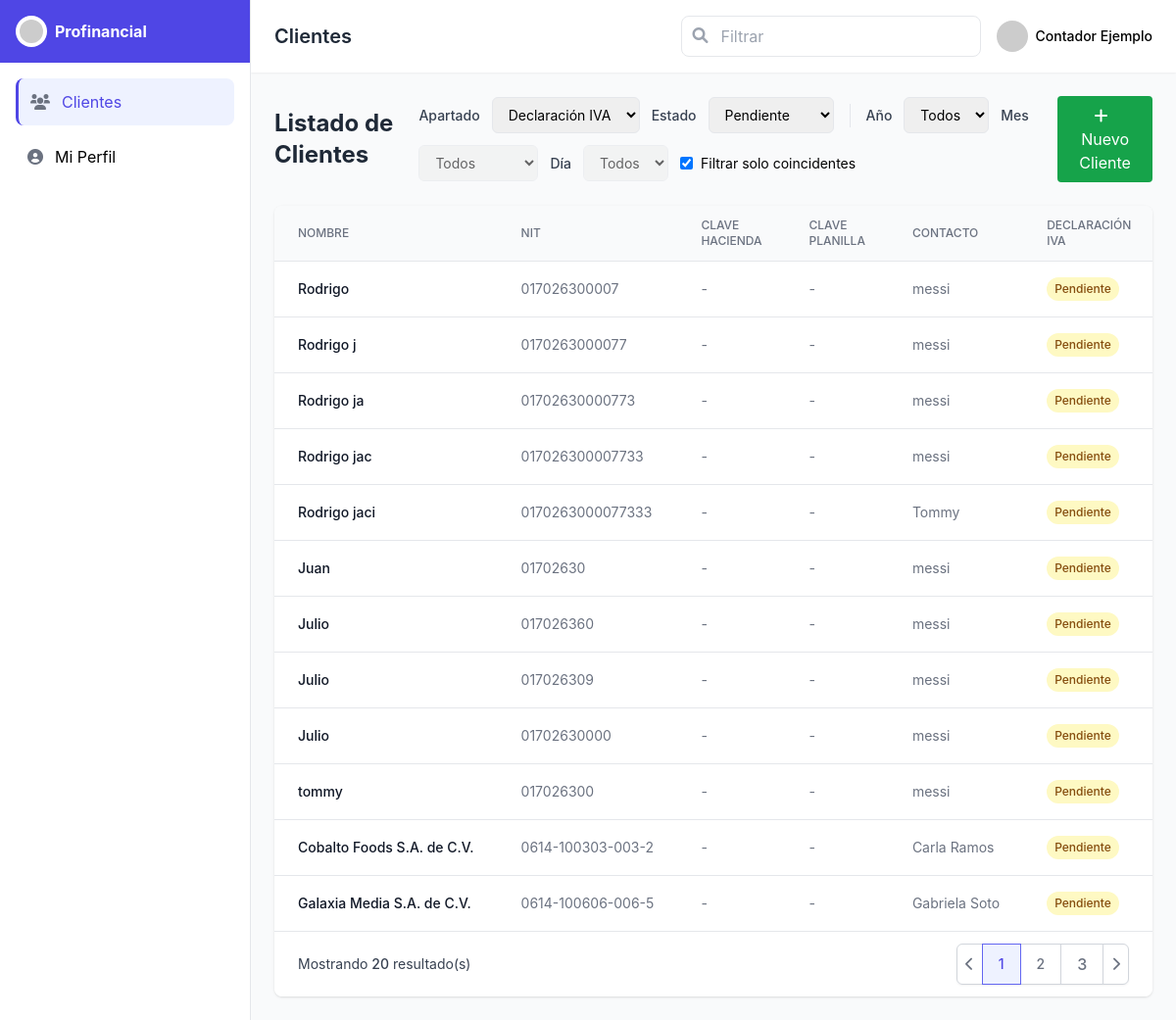
The page /cliente/PHP/clientes_listado.php (signed in) on the database its author committed.
### tables this page shows
CREATE TABLE IF NOT EXISTS `clientes` (
  `id` bigint NOT NULL AUTO_INCREMENT,
  `nombre` varchar(160) NOT NULL,
  `nit` varchar(32) DEFAULT NULL,
  `nrc` varchar(32) DEFAULT NULL,
  `contacto` varchar(120) DEFAULT NULL,
  `telefono` varchar(40) DEFAULT NULL,
  `email` varchar(160) DEFAULT NULL,
  `clave_hacienda` varchar(64) DEFAULT NULL,
  `clave_planilla` varchar(64) DEFAULT NULL,
  `contador` varchar(120) DEFAULT NULL,
  `direccion` varchar(255) DEFAULT NULL,
  `activo` tinyint(1) NOT NULL DEFAULT '1',
  `creado_en` timestamp NOT NULL DEFAULT CURRENT_TIMESTAMP,
  `actualizado_en` timestamp NULL DEFAULT NULL ON UPDATE CURRENT_TIMESTAMP,
  `declaracion_iva` enum('documento pendiente','pendiente de procesar','en proceso','presentada','pagada') DEFAULT 'documento pendiente',
  `declaracion_pa` enum('documento pendiente','pendiente de procesar','en proceso','presentada','pagada') DEFAULT 'documento pendiente',
  `declaracion_planilla` enum('documento pendiente','pendiente de procesar','en proceso','presentada','pagada') DEFAULT 'documento pendiente',
  `declaracion_contabilidad` enum('documento pendiente','pendiente de procesar','en proceso','presentada') DEFAULT 'pendiente de procesar',
  PRIMARY KEY (`id`),
  UNIQUE KEY `uk_clientes_ident` (`nit`,`nrc`),
  KEY `idx_clientes_nombre` (`nombre`),
  KEY `idx_declaracion_iva` (`declaracion_iva`),
  KEY `idx_declaracion_pa` (`declaracion_pa`),
  KEY `idx_declaracion_planilla` (`declaracion_planilla`),
  KEY `idx_declaracion_contabilidad` (`declaracion_contabilidad`)
);

### cliente/PHP/clientes_listado.php (the view, shortened to what this page needs)
<?php
$DB_HOST='localhost';
$DB_NAME='profinancial_crm';
$DB_USER='root';
$DB_PASS='';
function h($s){ return htmlspecialchars((string)$s, ENT_QUOTES, 'UTF-8'); }
try {
  $pdo = new PDO("mysql:host=$DB_HOST;dbname=$DB_NAME;charset=utf8mb4",
                 $DB_USER,$DB_PASS,[PDO::ATTR_ERRMODE=>PDO::ERRMODE_EXCEPTION]);
  $sql = "
    SELECT
      c.id AS cliente_id, c.nombre AS cliente_nombre, c.nit, c.contacto, c.telefono, c.email,
      u.nombre AS contador,
      per.anio, per.mes,
      MAX(CASE WHEN tf.codigo='IVA'
        THEN CASE WHEN p.pagado=1 THEN 'pagada'
                  WHEN p.presentado=1 THEN 'presentada'
                  ELSE 'pendiente' END END) AS iva,
      MAX(CASE WHEN tf.codigo='PA'
        THEN CASE WHEN (p.presentado=1 OR p.pagado=1) THEN 'realizado'
                  ELSE 'pendiente' END END) AS pa,
      MAX(CASE WHEN tf.codigo='PLANILLA'
        THEN CASE WHEN p.pagado=1 THEN 'pagada'
                  ELSE 'pendiente' END END) AS planilla,
      MAX(CASE WHEN tf.codigo='CONTAB'
        THEN CASE WHEN (p.presentado=1 OR p.pagado=1) THEN 'realizado'
                  ELSE 'pendiente' END END) AS conta,
      MAX(CASE WHEN ch.servicio='HACIENDA' THEN ch.usuario_servicio END) AS clave_hacienda,
      MAX(CASE WHEN cp.servicio='PLANILLA' THEN cp.usuario_servicio END) AS clave_planilla
    FROM clientes c
    LEFT JOIN asignaciones_cliente ac
           ON ac.cliente_id=c.id AND ac.hasta IS NULL AND ac.rol_en_cliente='RESPONSABLE'
    LEFT JOIN usuarios u ON u.id=ac.usuario_id
    LEFT JOIN periodos per ON per.cliente_id=c.id
    LEFT JOIN presentaciones p ON p.periodo_id=per.id
    LEFT JOIN tipos_formulario tf ON tf.id=p.tipo_formulario_id
    LEFT JOIN credenciales_cliente ch ON ch.cliente_id=c.id AND ch.servicio='HACIENDA'
    LEFT JOIN credenciales_cliente cp ON cp.cliente_id=c.id AND cp.servicio='PLANILLA'
    /* Si quieres limitar a los últimos 12 meses, cambia el WHERE */
    WHERE 1=1
    GROUP BY c.id, c.nombre, c.nit, c.contacto, c.telefono, c.email, u.nombre, per.anio, per.mes
    ORDER BY per.anio DESC, per.mes DESC, c.nombre ASC
  ";
  $rows = $pdo->query($sql)->fetchAll(PDO::FETCH_ASSOC);
} catch(Throwable $e) {
  http_response_code(500);
  echo "<h1>Error de conexión</h1><pre>".h($e->getMessage())."</pre>";
  exit;
}
function primeraDelMes($anio,$mes){
  return sprintf('%04d-%02d-01',(int)$anio,(int)$mes);
}
?>
<!DOCTYPE html>
<html lang="es">
<head>
  <script src="https://cdn.tailwindcss.com"></script>
  <link href="https://cdnjs.cloudflare.com/ajax/libs/font-awesome/6.0.0-beta3/css/all.min.css" rel="stylesheet">
</head>
<body class="bg-gray-50">
<div class="flex h-screen">
  <div class="hidden md:flex flex-col w-64 bg-white border-r">
    <div class="flex items-center h-16 px-4 bg-indigo-600">
      <div class="flex items-center">
        <img src="https://placehold.co/30x30" alt="Logo Profinancial" class="h-8 w-8 rounded-full bg-white p-1">
        <span class="ml-2 text-white font-bold">Profinancial</span>
      </div>
    </div>
    <nav class="flex-1 p-4">
      <div class="space-y-2">
        <a href="#" class="sidebar-item active flex items-center p-3 rounded-lg">
          <i class="fas fa-users mr-3 text-gray-500"></i> Clientes
        </a>
        <a href="../cliente/perfil_contador.html" class="sidebar-item flex items-center p-3 rounded-lg">
          <i class="fas fa-user-circle mr-3 text-gray-500"></i> Mi Perfil
        </a>
      </div>
    </nav>
  </div>
  <div class="flex-1 flex flex-col overflow-hidden">
    <header class="bg-white shadow-sm">
      <div class="px-6 py-4 flex items-center justify-between">
        <h1 class="text-xl font-semibold text-gray-800" id="page-title">Clientes</h1>
        <div class="flex items-center space-x-4">
          <div class="relative">
            <input id="filtroTexto" type="text" placeholder="Filtrar" class="search-box pl-10 pr-4 py-2 border rounded-lg focus:outline-none focus:border-indigo-500">
            <i class="fas fa-search absolute left-3 top-3 text-gray-400"></i>
          </div>
          <div class="flex items-center">
            <img src="https://placehold.co/40x40" alt="Foto perfil" class="h-8 w-8 rounded-full mr-2">
            <span class="text-sm font-medium">Contador Ejemplo</span>
          </div>
        </div>
      </div>
    </header>
    <main class="flex-1 overflow-y-auto p-6">
      <div class="flex flex-col lg:flex-row lg:items-center lg:justify-between gap-4 mb-6">
        <h2 class="text-2xl font-bold text-gray-800">Listado de Clientes</h2>
        <div class="flex flex-wrap items-center gap-3">
          <label class="text-sm font-medium text-gray-700">Apartado</label>
          <select id="selectApartado" class="border rounded-md px-3 py-2 text-sm focus:outline-none focus:ring-2 focus:ring-indigo-500">
            <option value="iva">Declaración IVA</option>
          </select>
          <label class="text-sm font-medium text-gray-700">Estado</label>
          <select id="selectEstado" class="border rounded-md px-3 py-2 text-sm focus:outline-none focus:ring-2 focus:ring-indigo-500"></select>
          <span class="h-6 w-px bg-gray-200 mx-1"></span>
          <label class="text-sm font-medium text-gray-700">Año</label>
          <select id="selectAnio" class="border rounded-md px-3 py-2 text-sm focus:outline-none focus:ring-2 focus:ring-indigo-500">
            <option value="">Todos</option>
          </select>
          <label class="text-sm font-medium text-gray-700">Mes</label>
          <select id="selectMes" class="border rounded-md px-3 py-2 text-sm focus:outline-none focus:ring-2 focus:ring-indigo-500" disabled>
            <option value="">Todos</option>
          </select>
          <label class="text-sm font-medium text-gray-700">Día</label>
          <select id="selectDia" class="border rounded-md px-3 py-2 text-sm focus:outline-none focus:ring-2 focus:ring-indigo-500" disabled>
            <option value="">Todos</option>
          </select>
          <label class="inline-flex items-center gap-2 text-sm">
            <input id="chkFiltrar" type="checkbox" class="rounded border-gray-300" checked>
            Filtrar solo coincidentes
          </label>
        </div>
        <a href="../cliente/nuevo_cliente.html">
          <button class="bg-green-600 text-white px-4 py-2 rounded hover:bg-green-700 transition">
            <i class="fas fa-plus mr-2"></i> Nuevo Cliente
          </button>
        </a>
      </div>
      <div class="bg-white rounded-lg shadow overflow-hidden">
        <div class="overflow-x-auto">
          <table id="tablaClientes" class="min-w-full divide-y divide-gray-200">
            <thead class="bg-gray-50">
              <tr>
                <th class="px-6 py-3 text-left text-xs font-medium text-gray-500 uppercase">Nombre</th>
                <th class="px-6 py-3 text-left text-xs font-medium text-gray-500 uppercase">NIT</th>
                <th class="px-6 py-3 text-left text-xs font-medium text-gray-500 uppercase">Clave Hacienda</th>
                <th class="px-6 py-3 text-left text-xs font-medium text-gray-500 uppercase">Clave Planilla</th>
                <th class="px-6 py-3 text-left text-xs font-medium text-gray-500 uppercase">Contacto</th>
                <th class="px-6 py-3 text-left text-xs font-medium text-gray-500 uppercase">Declaración IVA</th>
              </tr>
            </thead>
            <tbody class="bg-white divide-y divide-gray-200">
              <?php foreach ($rows as $r):
                $fecha = primeraDelMes($r['anio'],$r['mes']);
                $iva = strtolower($r['iva'] ?? 'pendiente');
                $pa  = strtolower($r['pa']  ?? 'pendiente');
                $pla = strtolower($r['planilla'] ?? 'pendiente');
                $con = strtolower($r['conta'] ?? 'pendiente');
              ?>
              <tr
                data-fecha="<?=h($fecha)?>"
                data-iva="<?=h($iva)?>"
                data-pa="<?=h($pa)?>"
                data-planilla="<?=h($pla)?>"
                data-conta="<?=h($con)?>"
              >
                <td class="px-6 py-4 whitespace-nowrap text-sm font-medium text-gray-900"><?=h($r['cliente_nombre'])?></td>
                <td class="px-6 py-4 whitespace-nowrap text-sm text-gray-500"><?=h($r['nit'])?></td>
                <td class="px-6 py-4 whitespace-nowrap text-sm text-gray-500"><?=h($r['clave_hacienda'] ?? '-')?></td>
                <td class="px-6 py-4 whitespace-nowrap text-sm text-gray-500"><?=h($r['clave_planilla'] ?? '-')?></td>
                <td class="px-6 py-4 whitespace-nowrap text-sm text-gray-500"><?=h($r['contacto'])?></td>
                <td class="px-6 py-4 whitespace-nowrap text-sm"><span class="estado-badge" data-col="iva"></span></td>
              </tr>
              <?php endforeach; ?>
            </tbody>
          </table>
        </div>
        <div class="bg-white px-4 py-3 flex items-center justify-between border-t border-gray-200 sm:px-6">
          <div class="hidden sm:flex-1 sm:flex sm:items-center sm:justify-between">
            <div>
              <p class="text-sm text-gray-700">
                Mostrando <span class="font-medium"><?=count($rows)?></span> resultado(s)
              </p>
            </div>
            <div>
              <nav class="relative z-0 inline-flex rounded-md shadow-sm -space-x-px">
                <a class="relative inline-flex items-center px-2 py-2 rounded-l-md border border-gray-300 bg-white text-sm font-medium text-gray-500">
                  <i class="fas fa-chevron-left"></i>
                </a>
                <a aria-current="page" class="z-10 bg-indigo-50 border-indigo-500 text-indigo-600 relative inline-flex items-center px-4 py-2 border text-sm font-medium">1</a>
                <a class="bg-white border-gray-300 text-gray-500 relative inline-flex items-center px-4 py-2 border text-sm font-medium">2</a>
                <a class="bg-white border-gray-300 text-gray-500 relative inline-flex items-center px-4 py-2 border text sm font-medium">3</a>
                <a class="relative inline-flex items-center px-2 py-2 rounded-r-md border border-gray-300 bg-white text-sm font-medium text-gray-500">
                  <i class="fas fa-chevron-right"></i>
                </a>
              </nav>
            </div>
          </div>
        </div>
      </div>
    </main>
  </div>
</div>
</body>
</html>

### cliente/PHP/clientes_listado.php (style rules this page uses)
body { font-family: 'Inter', sans-serif; }
.sidebar-item.active { background-color: #eef2ff; color: #4f46e5; border-left: 3px solid #4f46e5; }
select:disabled { opacity: .6; cursor: not-allowed; }

### rows shown on the page
clientes: nombre "Rodrigo", nit "017026300007", clave_hacienda "-", clave_planilla "-", contacto "messi"
clientes: nombre "Rodrigo j", nit "0170263000077", clave_hacienda "-", clave_planilla "-", contacto "messi"
clientes: nombre "Rodrigo ja", nit "01702630000773", clave_hacienda "-", clave_planilla "-", contacto "messi"
clientes: nombre "Rodrigo jac", nit "017026300007733", clave_hacienda "-", clave_planilla "-", contacto "messi"
clientes: nombre "Rodrigo jaci", nit "0170263000077333", clave_hacienda "-", clave_planilla "-", contacto "Tommy"
clientes: nombre "Juan", nit "01702630", clave_hacienda "-", clave_planilla "-", contacto "messi"
clientes: nombre "Julio", nit "017026360", clave_hacienda "-", clave_planilla "-", contacto "messi"
clientes: nombre "Julio", nit "017026309", clave_hacienda "-", clave_planilla "-", contacto "messi"
clientes: nombre "Julio", nit "01702630000", clave_hacienda "-", clave_planilla "-", contacto "messi"
clientes: nombre "tommy", nit "017026300", clave_hacienda "-", clave_planilla "-", contacto "messi"
clientes: nombre "Cobalto Foods S.A. de C.V.", nit "0614-100303-003-2", clave_hacienda "-", clave_planilla "-", contacto "Carla Ramos"
clientes: nombre "Galaxia Media S.A. de C.V.", nit "0614-100606-006-5", clave_hacienda "-", clave_planilla "-", contacto "Gabriela Soto"

### other values the page prints
count($rows) "20"
